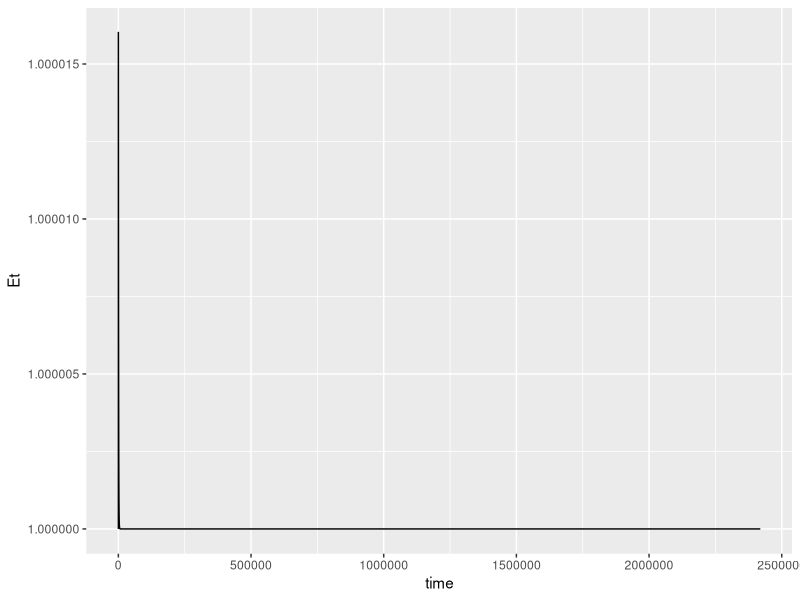
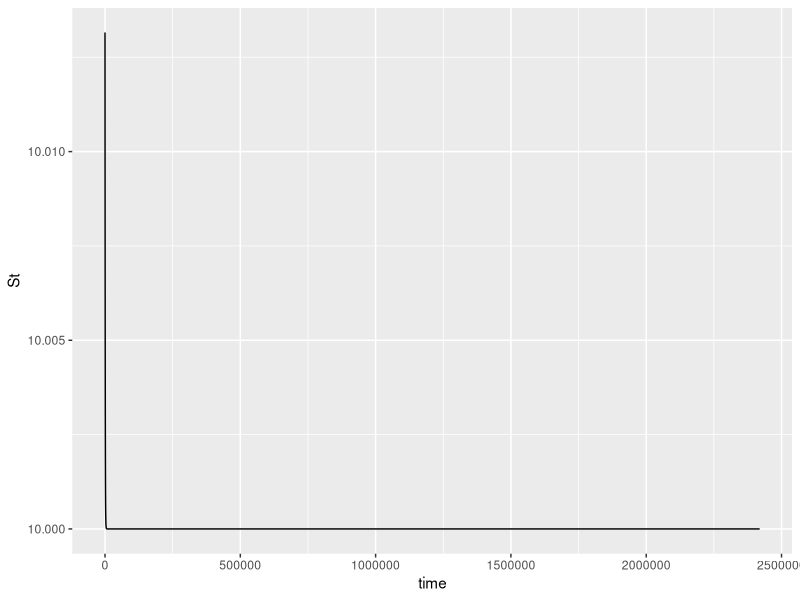
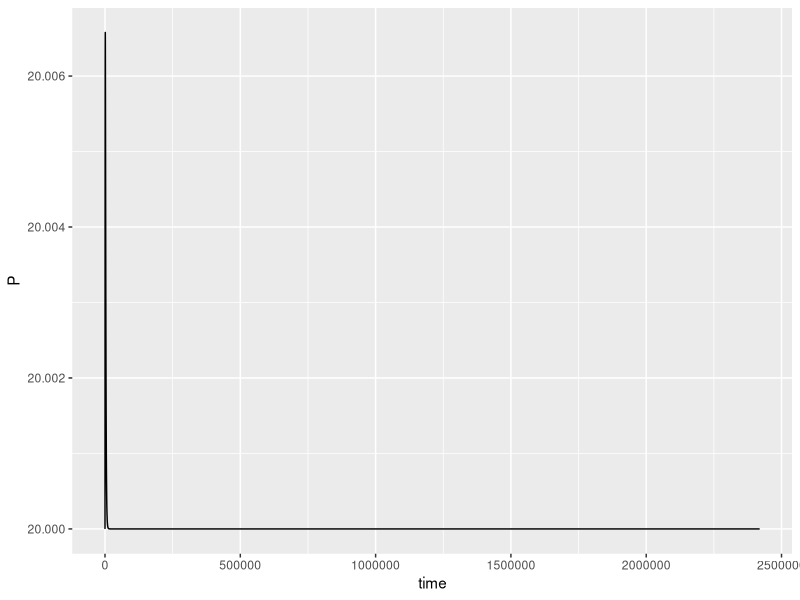
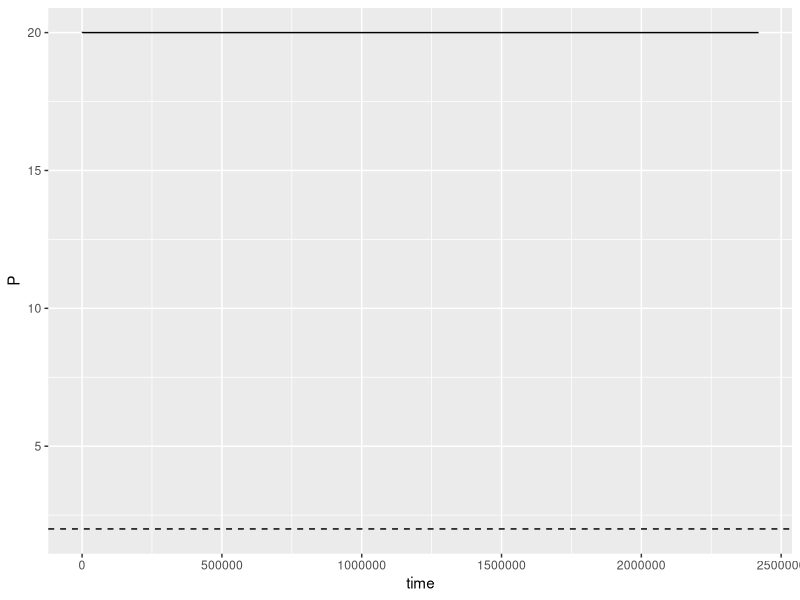

Source code (R) for these figures, in order:
#Load packages
library(tidyverse)
library(deSolve)
library(ggpubr)


#Specify deSolve Model
model <- function(time, inits, theta) {
  #Inputs:
  #time: vector of times to be included in output
  #y --> list of initial conditions
  #parms --> list of model parameters
  
  with(as.list(c(inits,theta)), {  #"with" get the named contents of y and theta and lets them be used inside the {}  
    
    #assume S >> ES,  S << Km,   S ~ St
    #compare a fresh file to this to find what we did in class
    ES = Et*St/(Km + St)
    
    E = Et - ES
    
    S = St - ES
    
    dEt = Prode - Kdege*E
    
    dSt = Prods - Kdegs*S - Kcat*ES
    
    dP = Kcat*ES - Kdegp * P
    
    #return list of derivatives
    list( c(dEt,dSt,dP))
  })
}

###################################################3
#Known constants
Km = 0.75*1000 #pM
Kcat = 1 #/sec
Kdege = 1 #/sec
Kdegs = 0 #/sec (the substrate can only be eliminated by converting into product)


#Concentrations measured at steady state
Pss = 20 #pmol/L
Sss = 10 #pmol/L
Etot_ss = 1 #pmol/L

#Calculated concentrations at SS

  #Enzyme substrate complex at steady-state
  ES_ss = Etot_ss * Sss/ (Km + Sss)
  
  #Free enzyme at steady state
  E_ss = Etot_ss - ES_ss

#Calculated production and elimination rates 
Prode = Kdege*E_ss    #Must equal free-enzyme elimination rate
Prods = Kdegs*Sss + Kcat*ES_ss  #Must equal free enzyme elimination rate + productformation rate
Kdegp = Kcat*ES_ss / Pss  #Calculate from steady-state condition for Product

#####################################3
inits = c(Et = Etot_ss,
          St = Sss  + ES_ss,
          P = Pss)

theta = c(Km = Km,
          Kcat = Kcat,
          Kdege = Kdege,
          Kdegs = Kdegs,
          Prode = Prode,
          Prods = Prods,
          Kdegp = Kdegp)


#Simulation time
tlast = 60*60*24*28 ; 
times <- seq(0, tlast, 60)

#Simulate
X <- data.frame(ode(inits, times, model, theta))


#Post-hoc calculations

#Plot
ggplot(X) + geom_path(aes(x=time, y = Et))
ggplot(X) + geom_path(aes(x=time, y = St))
ggplot(X) + geom_path(aes(x=time, y = P))





#####################################
#Play around with changing parameters
#theta["Prods"] = Prods


#Adding an inhibitor
theta["I"] =1000

theta["n"] = 1


#Simulate
X <- data.frame(ode(inits, times, model, theta))


#Post-hoc calculations

#Plot
ggplot(X) + geom_path(aes(x=time, y = P)) + geom_hline(yintercept = 2, linetype = "dashed")

#######################################################################################
